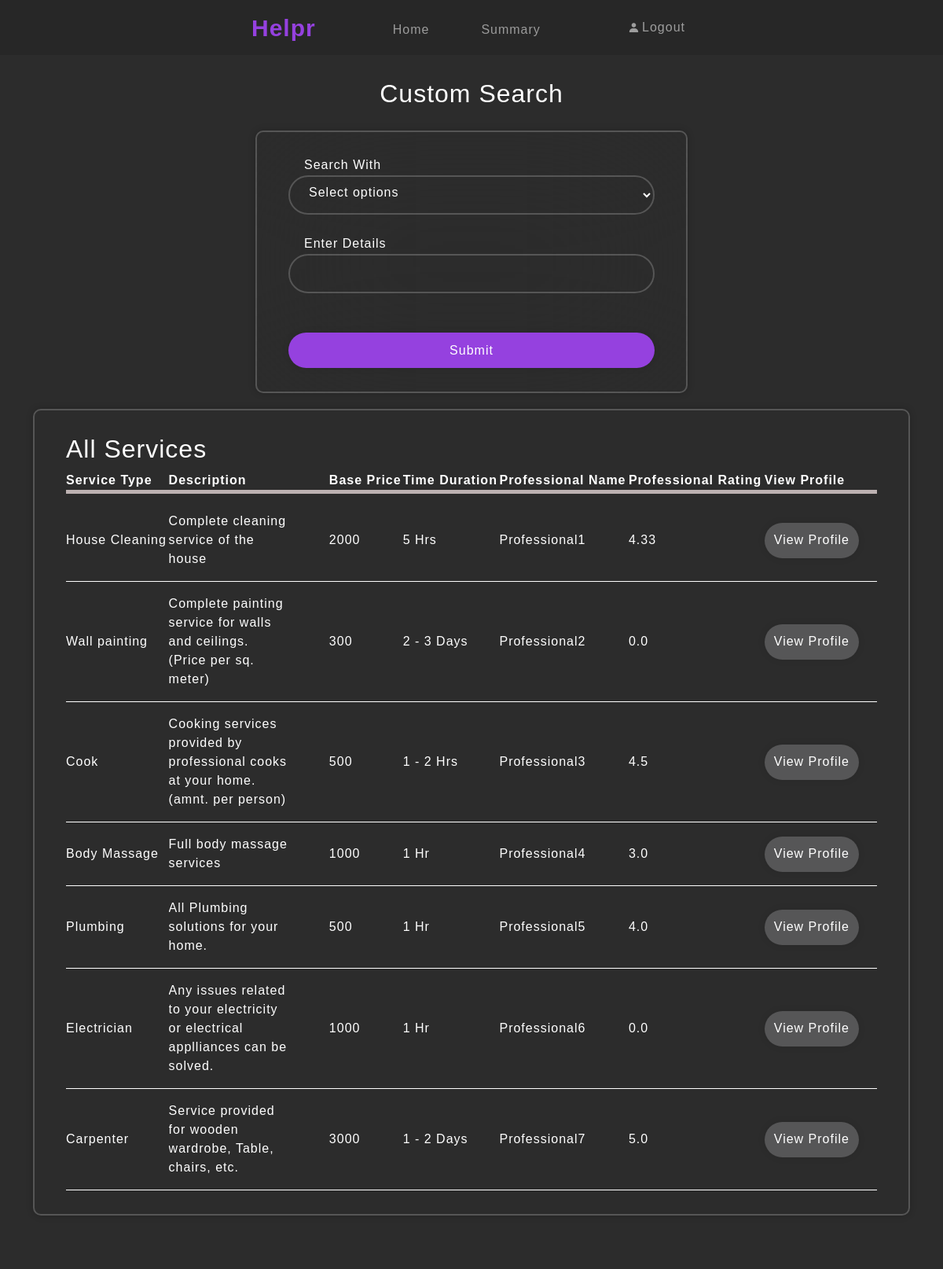
Page /customer_dashboard/search (signed in) on the committed database.
### db.py (models this page shows)
class Services(db.Model):
    _tablename_ = 'services'
    id = db.Column(db.Integer, primary_key=True)
    service_name = db.Column(db.String(80), unique=True, nullable=False)
    description = db.Column(db.String(120), nullable=True)
    base_price = db.Column(db.Integer, nullable=True)
    time_duration = db.Column(db.String(80), nullable=True)
    professionals = db.relationship('User', back_populates='service', cascade="all, delete")
    request = db.relationship('ServiceRequest', back_populates='service', cascade="all, delete-orphan")

class User(db.Model):
    _tablename_ = 'user'
    id = db.Column(db.Integer, primary_key=True)
    user_name = db.Column(db.String(80), unique=True, nullable=False)
    password = db.Column(db.String(80), nullable=False)
    name = db.Column(db.String(80), nullable=True)
    address = db.Column(db.String(120), nullable=True)
    pincode = db.Column(db.Integer, nullable=True)
    is_admin = db.Column(db.Boolean, default=False)
    is_professional = db.Column(db.Boolean, default=False)
    is_customer = db.Column(db.Boolean, default=False)
    is_approved = db.Column(db.Boolean, default=False)
    is_rejected = db.Column(db.Boolean, default=False)
    overall_rating = db.Column(db.Float, default=0.0)
    rating_count = db.Column(db.Integer, default=0)
    pro_file = db.Column(db.String(80), nullable=True)
    pro_experience = db.Column(db.String(120), nullable=True)
    service_id = db.Column(db.Integer, db.ForeignKey('services.id', ondelete="SET NULL"), nullable=True)
    service = db.relationship('Services', back_populates='professionals')
    customer_request = db.relationship('ServiceRequest', back_populates='customer', foreign_keys='ServiceRequest.customer_id')
    professional_request = db.relationship('ServiceRequest', back_populates='professional', foreign_keys='ServiceRequest.professional_id')

### app.py (the view)
@app.route('/customer_dashboard/search', methods=['GET', 'POST'])
def custom_search():
    if not session.get('is_customer'):
        flash('Session over. Login to access this page.', 'danger')
        return redirect('/login')
    customer = User.query.filter_by(user_name=session.get('username')).first()
    search_type = request.args.get('search_type')
    search_query = request.args.get('search_query')
    if search_query:
        if search_type == 'pincode':
            services = Services.query.join(User).filter(User.is_approved == True, User.pincode.like("%"+search_query+"%")).all()
        elif search_type == 'service_name':
            services = Services.query.filter(Services.service_name.like("%"+search_query+"%")).all()
        elif search_type == 'address':
            services = Services.query.join(User).filter(User.is_approved == True, User.address.like("%"+search_query+"%")).all()
    else:
        services = Services.query.join(User).filter(User.is_approved == True).all()
    return render_template('custom_search.html', customer=customer, services=services)

### templates/custom_search.html (shortened to what this page needs)
{% extends "header.html" %} {% block remtitle %} - {% set names = customer.name.split() %}{{ names[0] }}'s Dashboard{% endblock %}
{% block nav %}
<a class=" nav-link main-icon " href="/customer_dashboard" id="index">Helpr</a>
<div class="collapse navbar-collapse" id="navbarNavAltMarkup" style="padding-left: 90px; padding-top: 5PX;">
    <div class="navbar-nav" >
        <a class="nav-link wite" aria-current="page" href="/customer_dashboard" >Home</a>
    </div>
    <div class="navbar-nav" style="padding-left: 50px;">
        <a class="nav-link wite" aria-current="page" href="#" >Summary</a>
    </div>
</div>
<div class="navbar-nav wite" style="margin-left: 25px;">
    <a class="nav-link d-flex align-items-center" aria-current="page" href="/logout">
        <i class="bx bxs-user" style="margin-right: 2px; font-size: 15px"></i>
        Logout
    </a>
</div>
{% endblock %}
{% block content %}
<h2 style="text-align: center; color: white; margin-top: 100px;">Custom Search</h2>
<div class="container cntr">
    <div class="wrapper2" style="margin-top: 20px;" >
        <form action="/customer_dashboard/search" method="GET" class="custom-form">
            <div class="input-box">
                <label class="form-label">Search With</label>
                <select name="search_type" required>
                    <option value="">Select options</option>
                </select>
            </div>
            <div class="input-box" >
                <label class="form-label" style="color: white;">Enter Details</label>
                <input type="text" name="search_query" id="search" required>
            </div>
            <button type="submit" class="btn btn-custom-purple">Submit</button>
        </form>
    </div>
</div>
{% if services %}
<div class="container cntr " style="width: 100%;">
    <div class="wrapper4 " style="margin-top: 20px; width: 100%;" >
        <h2 style="color: white;">All Services</h2>
        <table class="table1 align-middle mb-0">
            <thead style="border-bottom: 5px solid rgb(189, 178, 178);">
                <tr>
                    <th>Service Type</th>
                    <th>Description</th>
                    <th>Base Price</th>
                    <th>Time Duration</th>
                    <th>Professional Name</th>
                    <th>Professional Rating</th>
                    <th>View Profile</th>
                </tr>
            </thead>
            <tr style="height: 10px;"></tr>
            <tbody>
                {% for service in services %}
                    <tr style="border-bottom: 1px solid white;">
                        <td class="py-4">{{ service.service_name }}</td>
                        <td class="py-3 description">{{ service.description }}</td>
                        <td class="py-3">{{ service.base_price }}</td>
                        <td class="py-3">{{ service.time_duration }}</td>
                        <td class="py-3">
                            {% for professional in service.professionals %}
                                {{ professional.name }}
                            {% endfor %}
                        </td>
                        <td class="py-3">
                            {% for professional in service.professionals %}
                                {{ professional.overall_rating }}
                            {% endfor %}
                        </td>
                        <td class="py-3">
                            {% for professional in service.professionals %}
                                <a href="{{ url_for('professional_profile', professional_id=professional.id) }}" class="btn btn-custom-idle" style="width: auto;">View Profile</a>
                            {% endfor %}
                        </td>
                    </tr>
                {% endfor %}
            </tbody>
        </table>
    </div>
</div>
{% else %}
<div>
    <h2 style="text-align: center; color: white; margin-top: 150px;">No Services Found</h2>
</div>
{% endif %}
{% endblock %}

### static/css/styles.css (style rules this page uses)
* { margin: 0; padding: 0; box-sizing: border-box; font-family: "fredoka", sans-serif; letter-spacing: 1px; }
.main-icon { color: #9541df; font-family: "Fredoka", sans-serif; font-optical-sizing: auto; font-size: 30px; font-weight: 700; font-style: normal; font-variation-settings:"wdth" 100; }
.wite { color: rgb(155, 155, 155) }
.btn-custom-purple { background-color: #9541df; color: white; border: none; font-family: "Fredoka", sans-serif; text-align: center }
.btn-custom-idle { background-color: rgb(86, 86, 87); font-family: "Fredoka", sans-serif; text-align: center }
.cntr { display: flex; justify-content: center; align-items: center; background-color: rgb(44, 44, 44) }
.wrapper2 { width: 550px; background: transparent; border: 2px solid rgba(255, 255, 255, 0.2); backdrop-filter: blur(100px); box-shadow: 0 0 10px rgba(0, 0, 0, 0.2); color: #fff; border-radius: 10px; padding: 30px 40px; text-align: center; }
.wrapper4 { width: 70%; background: transparent; border: 2px solid rgba(255, 255, 255, 0.2); box-shadow: 0 0 10px rgba(0, 0, 0, 0.2); border-radius: 10px; padding: 30px 40px; margin: auto auto 40px auto; }
.wrapper2 .input-box { position: relative; width: 100%; height: 50px; margin: 25px 0 50px; }
.input-box input { width: 100%; height: 100%; background: transparent; border: none; outline: none; border: 2px solid rgba(255, 255, 255, 0.2); border-radius: 40px; font-size: 16px; color: #fff; padding: 20px 45px 20px 20px }
.input-box select { width: 100%; height: auto; background: transparent; border: none; outline: none; border: 2px solid rgba(255, 255, 255, 0.2); border-radius: 40px; font-size: 16px; color: #fff; padding: 10px 45px 17px 20px }
.input-box select option { color: #525353; }
.input-box input::placeholder { color: #fff }
.input-box label { position: absolute; top: -70%; left: 15px; margin: 10px 10px 10px 5px; gap: 50px; }
.wrapper2 .btn { width: 100%; height: 45px; background: #9541df; border: none; outline: none; border-radius: 40px; box-shadow: 0 0 10px rgba(0, 0, 0, 0.1); cursor: pointer; font-size: 16px; color: #fff; font-weight: 500 }
.wrapper4 .btn { width: 100%; height: 45px; border: none; outline: none; border-radius: 40px; box-shadow: 0 0 10px rgba(0, 0, 0, 0.1); cursor: pointer; font-size: 16px; color: #fff; font-weight: 500; padding-top: 10px; margin-right: 20px; }
.table1 { width: 100%; vertical-align: top; background: transparent; color: rgb(255, 255, 255); }
.description { word-wrap: break-word; white-space: normal; max-width: 200px; max-height: 100px; overflow-y: auto; overflow-x: hidden; padding: 0 50px 0 0; }

### rows in the picture
Services: service_name "House Cleaning", description "Complete cleaning service of the house", base_price "2000", time_duration "5 Hrs"
User: name "Professional1", overall_rating "4.33"
Services: service_name "Wall painting", description "Complete painting service for walls and ceilings. (Price per sq. meter)", base_price "300", time_duration "2 - 3 Days"
User: name "Professional2", overall_rating "0.0"
Services: service_name "Cook", description "Cooking services provided by professional cooks at your home. (amnt. per person)", base_price "500", time_duration "1 - 2 Hrs"
User: name "Professional3", overall_rating "4.5"
Services: service_name "Body Massage", description "Full body massage services", base_price "1000", time_duration "1 Hr"
User: name "Professional4", overall_rating "3.0"
Services: service_name "Plumbing", description "All Plumbing solutions for your home.", base_price "500", time_duration "1 Hr"
User: name "Professional5", overall_rating "4.0"
Services: service_name "Electrician", description "Any issues related to your electricity or electrical applliances can be solved.", base_price "1000", time_duration "1 Hr"
User: name "Professional6", overall_rating "0.0"
Services: service_name "Carpenter", description "Service provided for wooden wardrobe, Table, chairs, etc.", base_price "3000", time_duration "1 - 2 Days"
User: name "Professional7", overall_rating "5.0"
